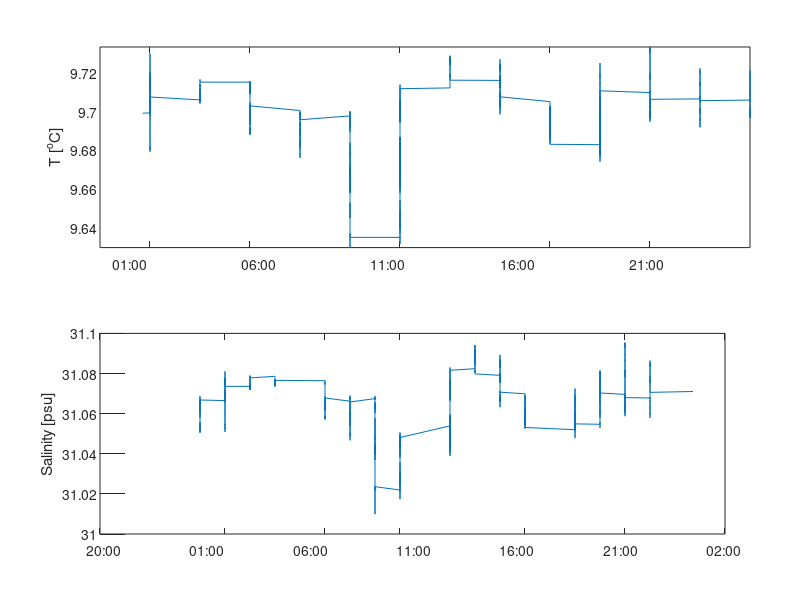

This chart was generated by the following MATLAB code: (Note: this script raises an error after producing the figure.)
%% Lab 3: Intro: MATLAB structures and ONC data

%% Objective
% The objective of this lab is to continue using the MATLAB computer
% program and to help you understand how MATLAB processes time data. You
% will also get a brief introduction to data available from the Ocean
% Networks Canada VENUS project in Saanich Inlet.
%
%% Source
% You should be able to open and edit the file that made this html
% document. From within MATLAB, open Lab3.m. _Do not just double-click the
% file from an Explorer window._
%% Commands we will use
% |load, end, max, mean, now, datestr, datenum, plot, ylabel, datetick,
% xlabel, subplot, save, print|
%% 1. ONC / VENUS data
%%
% We'll now switch to looking at a set of data from the Ocean Networks
% Canada VENUS project from 18 Sep 2018 that I have downloaded for you.
% Later in the lab, you'll download your own data!
%
% We will be looking at the temperature, salinity and pressure for 18 Sep 2018 from the
% VENUS station in Saanich Inlet. *Note:* The mat files you will be working with
% have been downloaded for you from the Ocean Networks Canada website
% http://oceannetworks.ca/
%
% VENUS provides data in a MATLAB format called a *structure*. We will be
% using structures extensively to provide data to you. Structures are a way
% of packaging data into a saved data file. Below, |data| is the structure
% and it contains many pieces of information, including data and quality
% control flags. There is another structure, |metadata|, which contains
% information relating to the sensor that acquired the data.
% 
% The definition of a |structure| <http://www.mathworks.com/help/matlab/structures.html from MATLAB>:
%
% *Structures:* Arrays with named fields that
% can contain data of varying types and sizes. A structure array is a data
% type that groups related data using data containers called fields. Each
% field can contain any type of data. Access data in a structure using dot
% notation of the form structName.fieldName.
% 
% The are two main pieces of information in the ONC data structures that 
% we will be working with:
%
% * |dat|: this corresponds to the sensor measurements. In the case of the
% data I have downloaded for you, this is either temperature or salinity.  
% * |time|: the timestamps that correspond with each value in |dat|
%
% Let's first take a look at the temperature data for 
% 18 Sep 2018 from the VENUS station in Saanich Inlet (~96 m depth). 
% 
%
%%

clear %all previous variables are now cleared from memory.

load('PatriciaBay_SaanichInletVENUSInstrumentPlatform_variables_SeaWaterTemperature_20180918T000001Z_20180918T235901Z-NaN_clean')

%%
% Have a look at your workspace window. You now have two entries: |data| and
% |metadata|. Both are structures. Notice the icon, and also the Value: _1x1
% struct_. 
%
% To see what is packaged inside the structure, you can simply type
% |data| at the command prompt.

data

%%
% Notice how much information is packed inside that structure! There are 32
% different fields, some of which are just information (e.g. |data.units|), and
% some of which contain numbers...
%%
% What is the timestamp on the first data point in the data set?

datestr(data.samplePeriodDateFrom)

%%
% All datasets downloaded from Ocean Networks Canada will have this same
% format and will follow the same naming conventions. We can tell what data
% is in the file by looking at |data.sensorName| and the data can be found in
% |data.dat|
%%
% Let's look at the first three values of data.dat
data.dat(1:3)
%%
% These are temperatures, and the units are found in |data.units| ('C'). What
% about the first three values of |data.time|?
datestr(data.time(1:3))

%%
% Now let's load the salinity data file.
load('PatriciaBay_SaanichInletVENUSInstrumentPlatform_variables_Salinity_20180918T000001Z_20180918T235901Z-NaN_clean') % units are PSU


%%
% *NOTE*: we still only have two structures in the workspace! Because all
% of the ONC data has the same naming convention, every time you load a datafile
% you will OVERWRITE the old data. Thus, since we are working with multiple measured
% parameters, we need to load the data for the measurement of interest, make
% a copy of the data we want to use, before loading the next data file.
%
% To make a copy of the data we want to use, first we load the structure
load('PatriciaBay_SaanichInletVENUSInstrumentPlatform_variables_SeaWaterTemperature_20180918T000001Z_20180918T235901Z-NaN_clean'); % units are deg C

%%
% Then we pull the data out of the structure by making new arrays called 
% |time| and |temp|:

time=data.time;
temp=data.dat;

%%
% This way, when we load the next ONC datafile, we will still have the
% temperature data available in our workspace. Another advantage to
% this is that we are also essentially creating a shortcut... For example, 
% |time| is much shorter to type than |data.time|, but they both now contain
% the same values.
%
% Next, we can re-load the salinity data file, and copy the 
% salinity data into a new array called |sal|:


%%

load('PatriciaBay_SaanichInletVENUSInstrumentPlatform_variables_Salinity_20180918T000001Z_20180918T235901Z-NaN_clean'); % units are PSU
sal=data.dat;

%%
% *NOTE:* I've only made one copy of the |time| data since I know all these files
% have exactly the same time information. I specified that I wanted all
% files to start at midnight on 18 Sept and continue until midnight on 19
% Sept. Each data file has 1440 entries - that's 1 sample per minute for 24
% hours.

%% 2. Subplots - a way to visualize data on the same timescale
% Since we know these data have the same time scale, let's plot them with
% one right above the other, so the two x-axes line up exactly. We can do
% this using subplots.
%
% From the MATLAB documentation: |subplot(m,n,p)| divides the current figure
% into an m-by-n grid and creates an axes for a subplot in the position
% specified by p. MATLAB® numbers its subplots by row, such that the first
% subplot is the first column of the first row, the second subplot is the
% second column of the first row, and so on.
%
% Let's create a set of time series plots with both variables (T,S) against
% time. We want to make sure to label all appropriate axes and try to make our plot
% as "readable" as possible.

figure (3) % opens a figure window
clf % clears the contents of the current figure window

%Define a plot space - there will be two rows, one column, and this will be the first plot
subplot(2,1,1) 
plot(time,temp)
datetick('x',15) % what do the inputs on datetick mean?
ylabel('T [^oC]'); % what does the "^" symbol in this expression do?
axis tight

subplot(2,1,2)  % What plot does this specify?
plot(time, sal)
datetick('x',15)
ylabel('Salinity [psu]');
xlabel(datestr(datenum(time(1,:)),1)) % what does "datestr" do?
axis tight

%% 3. How do I download my own data from ONC? 
% I've provided you with two data files - containing temperature and
% salinity. But I'd like you to look at four properties - T, S, DO, and P.
% 
% Go to https://data.oceannetworks.ca/DataSearch
%%
% In the _*Sort by*_ dropdown menu, select _*Properties By Location*_. 
%
%%
% Navigate to: 
% *Pacific* > *Salish Sea* > *Saanich Inlet* > *Patricia Bay* > 
% *Saanich Inlet VENUS Instrument Platform* > *Pressure*
%
% Then click the RED _*Select Data Product*_ link over on the right side of your screen. 
%
% We want the Pressure data, in _MAT 7_ format. 
%
% Enter the time range of interest: 
%
% _Date From (UTC):_ 18-Sep-2018  00:00:00
%
% _Date To (UTC):_ 19-Sep-2018 00:00:00
%
% You have 9 different options for the format of your data, sorted into 3
% groups. We want to download data from the *Time Series Scalar Data* group. There are 4 
% options: |.csv|, |.mat|, |.txt|, and |.json|. We will use MATLAB, but you may wish to
% use a |.csv| file if you want to use Excel for example.
%
% There are also *Time Series Scalar Plots* that are plots made by VENUS, 
% either as a png or pdf file. These plots are good if you just want a 
% quick graphical view, but if you actually want to examine the pressure data,
% you'll need to choose one of the data formats.
% 
%
%%
% Under the *Time Series Scalar Data*, choose _MAT 7_, the MATLAB Version 7 |.mat| file. 
%
% Click the red _*Add to Cart*_, and then click _*Next*_, then _*Checkout
% All*_.
%
% The file will be generated for you (wait a minute or two!) and a link
% will show up on the right of the page. We want the |.mat| file, not the
% Metadata (though that's interesting, too.) Click on the file name and
% download it to your computer. Put it into a directory that you can find
% and rename it to something that makes sense to you. I'll use
% |SepP.mat| for mine. Make sure you keep the |.mat| extension.

%% ASSIGNMENT
%
% *Part 1: Subplotting Figures*
%
% Go to the ONC site and download oxygen and pressure data sets to match
% the times of the temperature and salinity already provided. (see
% instructions in Part 3 above). 
%
% Make a set of subplots from the Saanich Inlet VENUS Instrument Platform
% data for 18 Sep 2018 (i.e. the data files from section 1). Your subplots
% should contain the temperature data, salinity data, oxygen data, and
% pressure anomalies plotted versus time. Make sure to label all
% appropriate axes and try to make your plot as "readable" as possible.
% Insert your figure into a Word document. Add a caption to the figure
% describing the subplots and where the data came from (i.e. Figure
% 1:....). Be sure to include a sufficient amount of detail here - where
% are the data coming from? what depth? Define any abbreviations or simple
% calculations you have done. Don't use |title| for this - there's not
% enough room to write a good figure caption. Rather, add the text in Word.
% 
% Below the figure, answer the following questions about the data:
%
% *Q1*. Go online and find information about the Ocean Networks Canada Saanich
% installation (the ONC website is a good place to start). Describe the location/environment of the Saanich Venus Instrument
% Platform, highlighting the node we are using in Patricia Bay and how it
% relates to the bathymetry of Saanich Inlet. Be specific - describe the location
% of the platform in Saanich Inlet. Do you think data obtained from the
% Patricia Bay node is representative of the conditions in the whole of Saanich
% Inlet? Why or why not?
%
% *Q2*. Look at the pressure anomaly data. What signal are you seeing in
% these data/what does the variation in the data represent? Describe the
% curve. What is the range of these data; the period? Remember - these data
% are obtained by a stationary CTD mounted to the bottom of the ocean.
%
% *Part 2: Code* 
% 
% Below your answers to questions 1 and 2, put a copy of the code you used to produce
% your figures. You can just cut and paste your code into Word.



%% NOTE
% You will be marked on 1) your answers to the questions; 2) the appearance
% of your figures - do they tell a story, and tell that story well?, 3)
% your ability to follow directions; and 4) the elegance of your code. Keep
% things neat and organized. Use % to make comment lines to explain what
% you are doing. Use the semicolon ; after commands to supress unnecessary
% output. Make sure you follow the file name conventions I've asked for.
%
% You need to hand in 1 file to the Lab 3 assignment dropbox on Brightspace: 
%
% * |Lab3Yourlastname.doc| : a *WORD document* containing your figure, the
% answer to questions 1-2, and a copy of the code you used to produce
% your figures. (Just cut and paste your code into Word). 
%